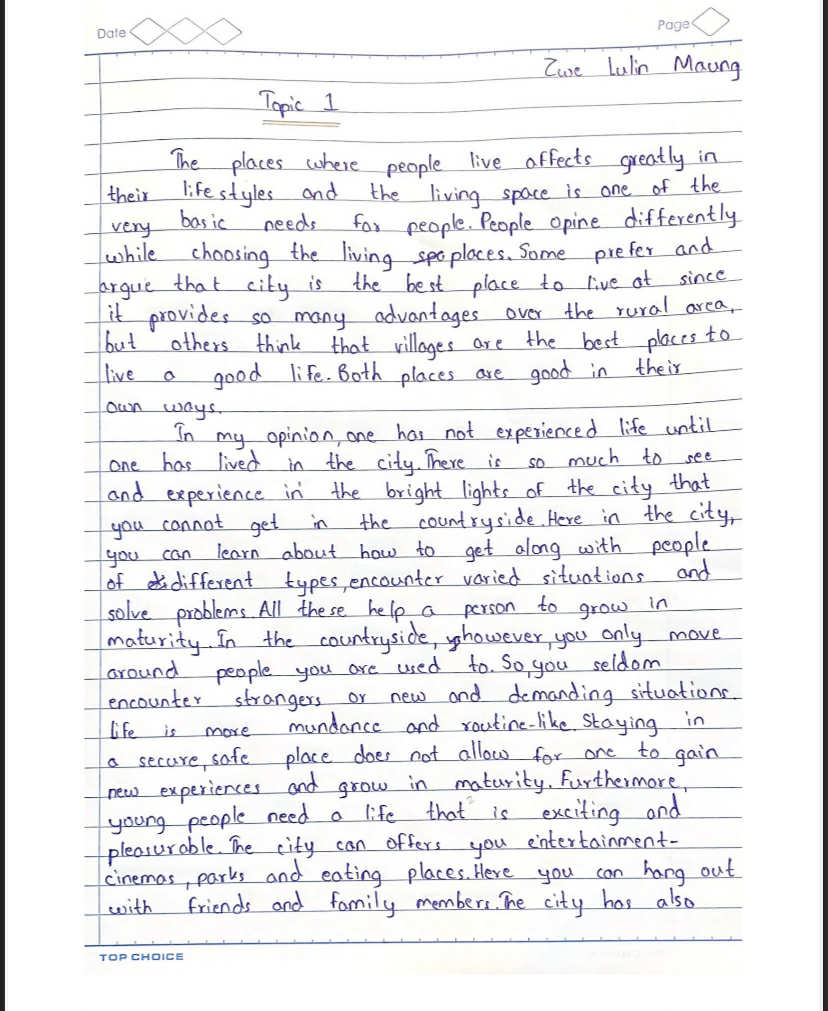
#> input picture test_images/test1.jpeg, 828 x 1011 px
$ python test_module4.py
#> lines starting #> are read from the running program, lines starting #| are printed output that depends on the picture
### module4/feature_extraction.py
import cv2
import numpy as np
from skimage.feature import hog
from skimage.measure import moments_hu


# ---------- Feature Extraction ----------
def extract_hog_features(img, visualize=False):
    """
    Extract Histogram of Oriented Gradients (HOG) features.
    """
    img_gray = cv2.cvtColor(img, cv2.COLOR_BGR2GRAY) if len(img.shape) == 3 else img
    features, hog_image = hog(
        img_gray,
        orientations=9,
        pixels_per_cell=(8, 8),
        cells_per_block=(2, 2),
        visualize=True
    )
    if visualize:
        return features, np.uint8(hog_image * 255)
    return features


def extract_hu_moments(img):
    """
    Extract 7 Hu moments — shape descriptors invariant to scale and rotation.
    """
    img_gray = cv2.cvtColor(img, cv2.COLOR_BGR2GRAY) if len(img.shape) == 3 else img
    moments = cv2.moments(img_gray)
    huMoments = cv2.HuMoments(moments).flatten()
    return huMoments


def extract_histogram_features(img):
    """
    Extract color histogram features from each channel.
    """
    chans = cv2.split(img)
    features = []
    for chan in chans:
        hist = cv2.calcHist([chan], [0], None, [256], [0, 256])
        hist = cv2.normalize(hist, hist).flatten()
        features.extend(hist)
    return np.array(features)

### test_module4.py
import cv2
import matplotlib.pyplot as plt
from module4.feature_extraction import (
    extract_hog_features,
    extract_hu_moments,
    extract_histogram_features
)

# Load test image
img = cv2.imread('test_images/test1.jpeg')
#> img is the input picture: shape (1011, 828, 3); mean B, G, R 239.6, 237.8, 237.9
if img is None:
    raise FileNotFoundError("⚠️ Image not found! Check your 'test_images/digit_sample.jpg' path.")

# 1️⃣ HOG Features
features, hog_img = extract_hog_features(img, visualize=True)
#> in extract_hog_features, `img_gray = cv2.cvtColor(img, cv2.COLOR_BGR2GRAY) if len(img.shape) == ..`:
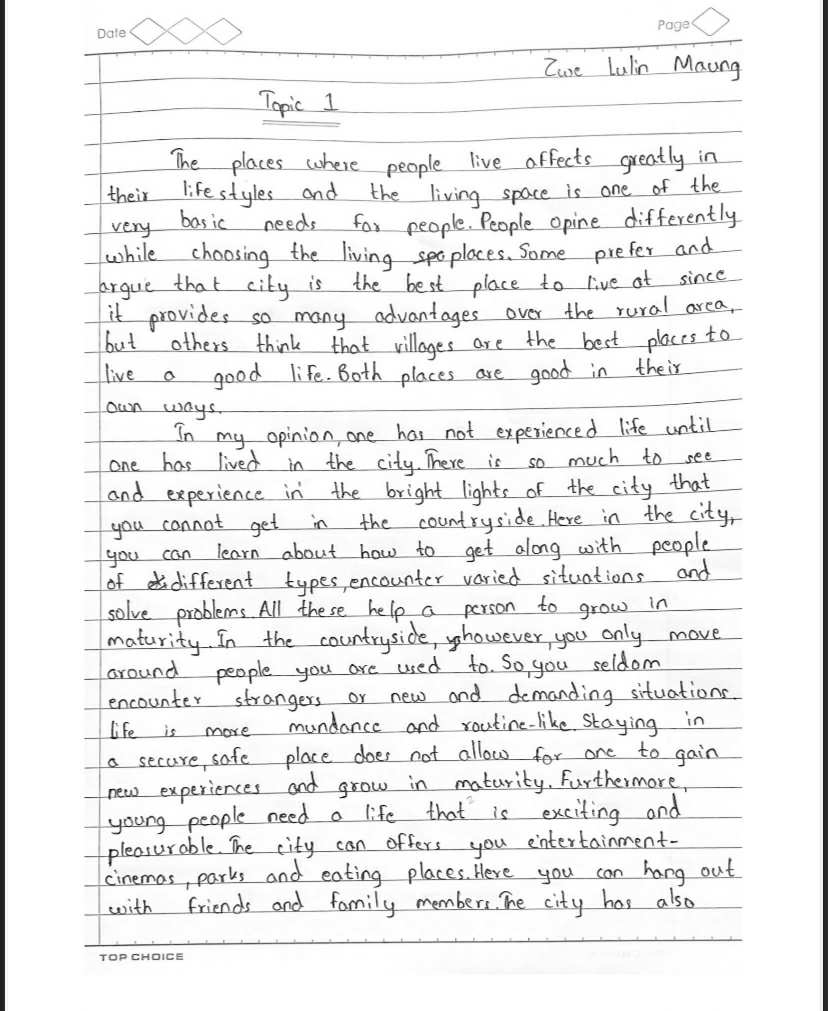
#> img_gray: shape (1011, 828); min 3, max 255, mean 238
#> in extract_hog_features, `features, hog_image = hog( img_gray, orientations=9, pixels_per_cell=(..`:
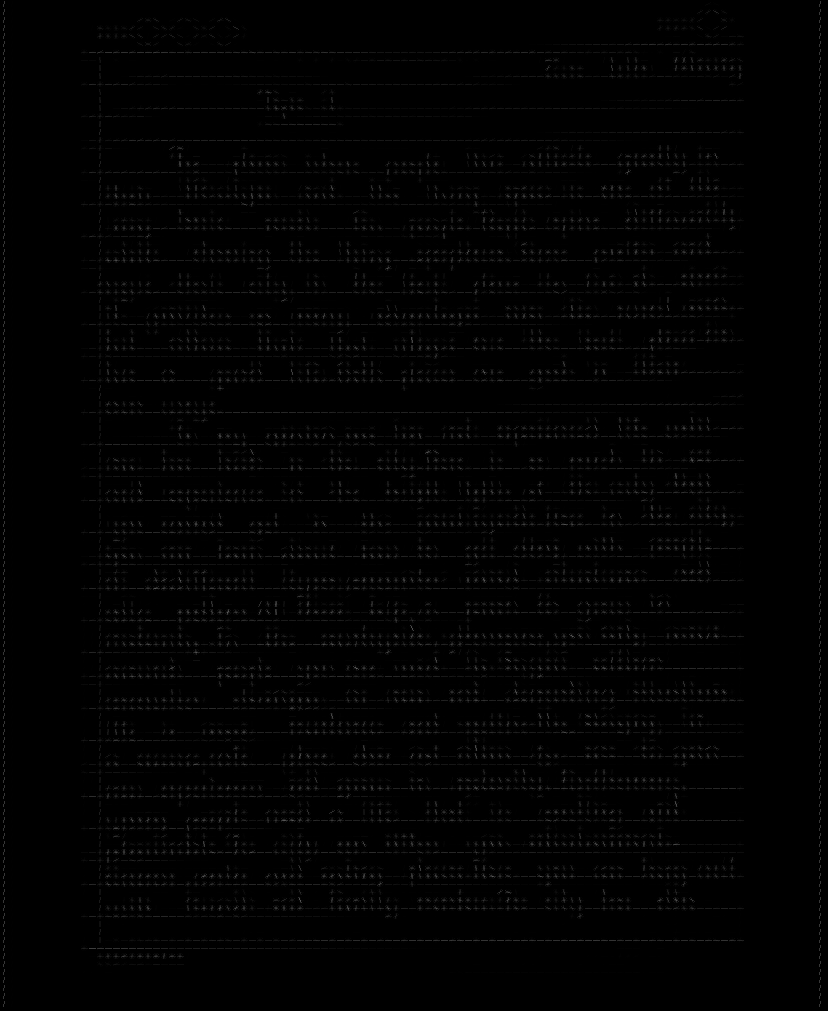
#> hog_image: shape (1011, 828) float64; min 0, max 102.2, mean 2.3
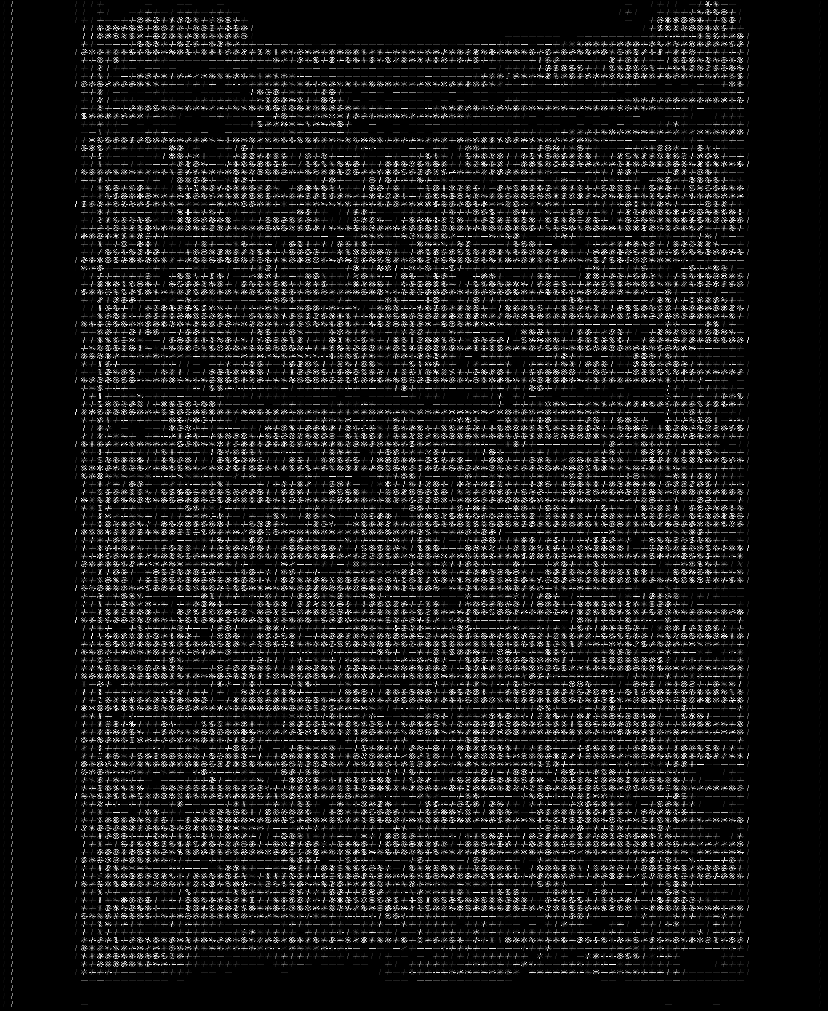
#> hog_img: shape (1011, 828); min 0, max 255, mean 26.1
print(f"HOG feature vector length: {len(features)}")
#| HOG feature vector length: 459000

plt.imshow(hog_img, cmap='gray')
plt.title("HOG Visualization")
plt.axis('off')
plt.show()

# 2️⃣ Hu Moments
hu = extract_hu_moments(img)
#> in extract_hu_moments, `moments = cv2.moments(img_gray)`: moments = moments, m00 199261185, centre m10/m00, m01/m00 = (413.8, 503.4)
#> in extract_hu_moments, `huMoments = cv2.HuMoments(moments).flatten()`: huMoments = [0.000721, 2.18e-08, 1.3e-15, 1.29e-14, 4.88e-29, 1.84e-18, -1.97e-29]
#> hu has the same summary as huMoments in extract_hu_moments
print("Hu Moments:", hu)
#| Hu Moments: [ 7.21388547e-04  2.17516748e-08  1.29501374e-15  1.28828442e-14
#|   4.87754540e-29  1.84351052e-18 -1.97451317e-29]

# 3️⃣ Color Histogram Features
hist_features = extract_histogram_features(img)
#> the loop in extract_histogram_features, `for chan in chans:` made 3 passes
#> after the loop in extract_histogram_features, `for chan in chans:`: features = 768 values, max 0.923 at index 511, min 0 at index 0, mean 0.00891
#> hist_features has the same summary as features in extract_histogram_features
print(f"Histogram feature vector length: {len(hist_features)}")
#| Histogram feature vector length: 768
